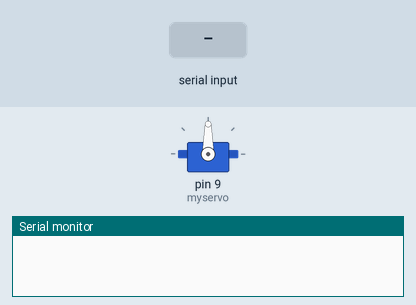
A sketch run on a simulated Arduino Uno, built with avr-gcc and run on an emulated ATmega328P. Shown: servo, the last lines printed to the serial monitor. Inputs (shaded band) come from the test bench.

Above: at 1.2 s.
1.3 s: "De persoon zit nu\n" received over the second serial link
At 2.4 s:
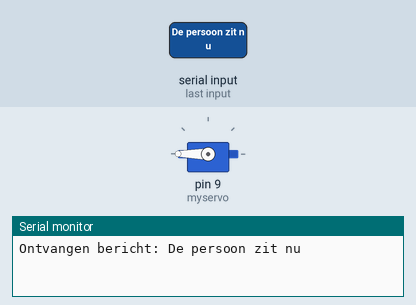
2.8 s: "HB\n" received over the second serial link
4.3 s: "1\n" received over the second serial link
Timing chart, 0 to 7.3 s (numbered marks = the images above; inputs shaded):
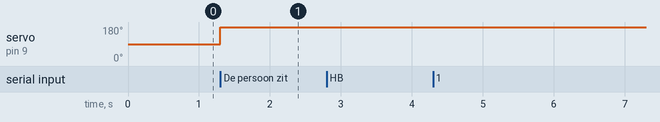

The sketch:

arduino_pop.ino
```cpp
#include <Servo.h>
#include <SoftwareSerial.h>

SoftwareSerial bluetooth(10, 11);
Servo myservo;

bool persoonZit = false;
unsigned long lastHeartbeatTime = 0;
const long heartbeatTimeout = 1000;

void setup() {
  Serial.begin(9600);
  bluetooth.begin(9600);
  myservo.attach(9);
  myservo.write(90);
}

void loop() {
  if (bluetooth.available()) {
    String message = bluetooth.readStringUntil('\n');
    message.trim();
    Serial.println("Ontvangen bericht: " + message);

    if (message == "HB") {
      lastHeartbeatTime = millis();
      return;
    }

    if (message == "De persoon zit nu") {
      if (!persoonZit) {
        persoonZit = true;
        myservo.write(180);
        delay(1000);
      }
    } else if (message == "De persoon zit nu niet meer") {
      if (persoonZit) {
        persoonZit = false;
        myservo.write(0);
        delay(1000);
      }
    }
  }

  if (millis() - lastHeartbeatTime > heartbeatTimeout) {
    bluetooth.end();
    bluetooth.begin(9600);
    lastHeartbeatTime = millis();
  }
}
```

Measured:
- after the input at 1.3 s, servo on pin 9 (myservo): 90° → 180° at once
